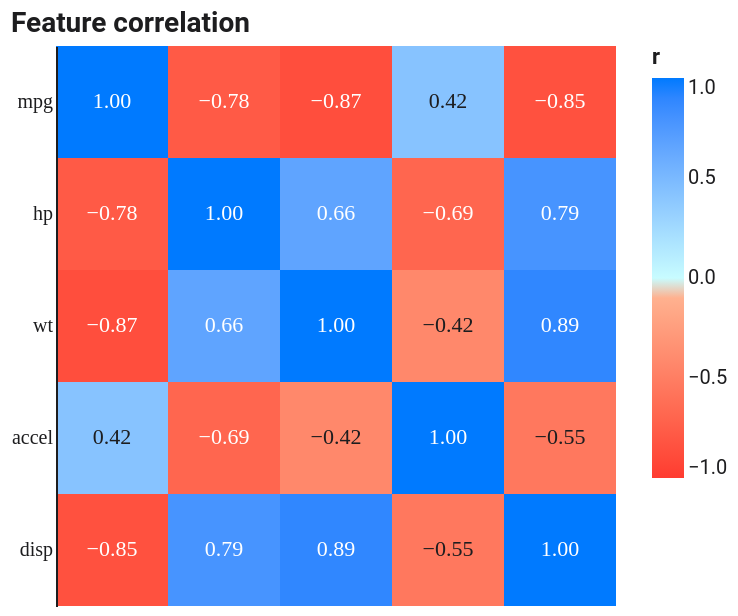

The specification (Vega-Lite) saved for this image:
### Vega-Lite specification from a JSON file in a GitHub repository (floating-point values rounded to 4 significant figures)
{"$schema": "https://vega.github.io/schema/vega-lite/v5.json", "config": {"background": "#FFFFFF", "font": "Roboto, Roboto Serif, Roboto Mono, system-ui, sans-serif", "view": {"stroke": null, "cornerRadius": 10}, "axis": {"domain": true, "domainColor": "#1D1D1F", "labelColor": "#1D1D1F", "titleColor": "#1D1D1F", "grid": false, "ticks": false, "labelFont": "Roboto Mono", "titleFont": "Roboto"}, "axisTop": {"domain": false, "domainColor": null, "labels": false, "ticks": false, "title": null}, "axisRight": {"domain": false, "domainColor": null, "labels": false, "ticks": false, "title": null}, "legend": {"titleFont": "Roboto", "labelFont": "Roboto", "labelColor": "#1D1D1F", "titleColor": "#1D1D1F"}, "title": {"font": "Roboto", "fontSize": 14, "color": "#1D1D1F", "subtitleFont": "Roboto", "subtitleColor": "#1D1D1F"}, "range": {"category": ["#FF3B30", "#FF9500", "#FFCC00", "#28CD41", "#79DBDC", "#007AFF", "#AF52DE", "#FF2D55"]}, "bar": {"cornerRadiusEnd": 4}, "line": {"strokeWidth": 2}, "point": {"filled": true, "size": 40}}, "width": 280, "height": 280, "title": {"text": "Feature correlation", "anchor": "start"}, "layer": [{"mark": {"type": "rect"}, "encoding": {"x": {"field": "b", "type": "nominal", "sort": ["mpg", "hp", "wt", "accel", "disp"], "axis": {"title": null, "labelAngle": 0, "orient": "top"}}, "y": {"field": "a", "type": "nominal", "sort": ["mpg", "hp", "wt", "accel", "disp"], "axis": {"title": null}}, "color": {"field": "r", "type": "quantitative", "scale": {"domain": [-1, 0, 1], "range": ["#FF3B30", "#FFFFFF", "#007AFF"]}, "legend": {"title": "r"}}}}, {"mark": {"type": "text", "fontSize": 11, "font": "Roboto Mono"}, "encoding": {"x": {"field": "b", "type": "nominal", "sort": ["mpg", "hp", "wt", "accel", "disp"]}, "y": {"field": "a", "type": "nominal", "sort": ["mpg", "hp", "wt", "accel", "disp"]}, "text": {"field": "r", "type": "quantitative", "format": ".2f"}, "color": {"condition": {"test": "abs(datum.r) > 0.6", "value": "white"}, "value": "#1D1D1F"}}}], "data": {"values": [{"a": "mpg", "b": "mpg", "r": 1.0}, {"a": "mpg", "b": "hp", "r": -0.78}, {"a": "mpg", "b": "wt", "r": -0.87}, {"a": "mpg", "b": "accel", "r": 0.42}, {"a": "mpg", "b": "disp", "r": -0.85}, {"a": "hp", "b": "mpg", "r": -0.78}, {"a": "hp", "b": "hp", "r": 1.0}, {"a": "hp", "b": "wt", "r": 0.66}, {"a": "hp", "b": "accel", "r": -0.69}, {"a": "hp", "b": "disp", "r": 0.79}, {"a": "wt", "b": "mpg", "r": -0.87}, {"a": "wt", "b": "hp", "r": 0.66}, {"a": "wt", "b": "wt", "r": 1.0}, {"a": "wt", "b": "accel", "r": -0.42}, {"a": "wt", "b": "disp", "r": 0.89}, {"a": "accel", "b": "mpg", "r": 0.42}, {"a": "accel", "b": "hp", "r": -0.69}, {"a": "accel", "b": "wt", "r": -0.42}, {"a": "accel", "b": "accel", "r": 1.0}, {"a": "accel", "b": "disp", "r": -0.55}, {"a": "disp", "b": "mpg", "r": -0.85}, {"a": "disp", "b": "hp", "r": 0.79}, {"a": "disp", "b": "wt", "r": 0.89}, {"a": "disp", "b": "accel", "r": -0.55}, {"a": "disp", "b": "disp", "r": 1.0}]}}
